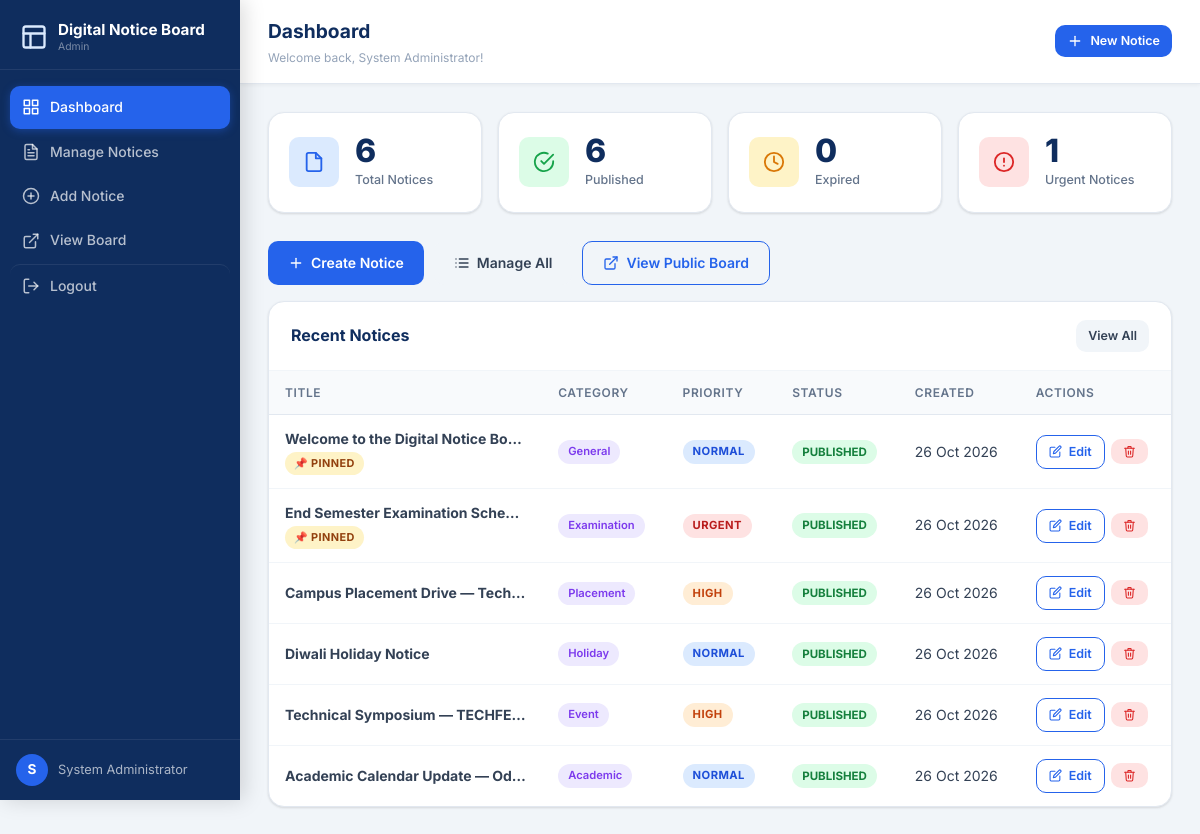
Page /admin/dashboard.php (signed in) on the committed database.
### tables this page shows
CREATE TABLE IF NOT EXISTS `notices` (
    `id`              INT          NOT NULL AUTO_INCREMENT,
    `title`           VARCHAR(300) NOT NULL,
    `description`     TEXT         NOT NULL,
    `category`        ENUM('general','examination','academic','holiday','placement','event')
                                   NOT NULL DEFAULT 'general',
    `priority`        ENUM('low','normal','high','urgent')
                                   NOT NULL DEFAULT 'normal',
    `attachment_path` VARCHAR(500) NULL     DEFAULT NULL,
    `is_pinned`       TINYINT(1)   NOT NULL DEFAULT 0,
    `status`          ENUM('draft','published','archived')
                                   NOT NULL DEFAULT 'draft',
    `published_at`    DATETIME     NULL     DEFAULT NULL,
    `expires_at`      DATETIME     NULL     DEFAULT NULL,
    `created_by`      INT          NOT NULL,
    `created_at`      TIMESTAMP    NOT NULL DEFAULT CURRENT_TIMESTAMP,
    `updated_at`      TIMESTAMP    NOT NULL DEFAULT CURRENT_TIMESTAMP ON UPDATE CURRENT_TIMESTAMP,
    PRIMARY KEY (`id`),
    KEY `idx_notices_status`   (`status`),
    KEY `idx_notices_category` (`category`),
    KEY `idx_notices_priority` (`priority`),
    KEY `idx_notices_published`(`published_at`),
    KEY `idx_notices_pinned`   (`is_pinned`),
    CONSTRAINT `fk_notices_admin`
        FOREIGN KEY (`created_by`) REFERENCES `admins` (`id`)
        ON DELETE RESTRICT ON UPDATE CASCADE
);

### includes/auth.php (called while the page is built, shortened)
<?php
function adminName(): string {
    return htmlspecialchars($_SESSION['admin_name'] ?? 'Admin', ENT_QUOTES, 'UTF-8');
}

### includes/functions.php (called while the page is built, shortened)
<?php
function e(string $str): string {
    return htmlspecialchars($str, ENT_QUOTES, 'UTF-8');
}
function priorityClass(string $priority): string {
    return match($priority) {
        'urgent' => 'badge-urgent',
        'high'   => 'badge-high',
        'normal' => 'badge-normal',
        'low'    => 'badge-low',
        default  => 'badge-normal',
    };
}
function categoryLabel(string $category): string {
    return match($category) {
        'general'     => 'General',
        'examination' => 'Examination',
        'academic'    => 'Academic',
        'holiday'     => 'Holiday',
        'placement'   => 'Placement',
        'event'       => 'Event',
        default       => ucfirst($category),
    };
}
function formatDateOnly(?string $date): string {
    return date('d M Y', strtotime($date));
}
function isExpired(?string $expires_at): bool {
    if (!$expires_at) return false;
    return strtotime($expires_at) < time();
}

### admin/dashboard.php (the view, shortened to what this page needs)
<?php
require_once __DIR__ . '/../includes/functions.php';
require_once __DIR__ . '/../includes/auth.php';
$pdo = getPDO();
$total     = (int) $pdo->query("SELECT COUNT(*) FROM notices")->fetchColumn();
$published = (int) $pdo->query("SELECT COUNT(*) FROM notices WHERE status='published'")->fetchColumn();
$expired   = (int) $pdo->query("SELECT COUNT(*) FROM notices WHERE expires_at IS NOT NULL AND expires_at < NOW()")->fetchColumn();
$urgent    = (int) $pdo->query("SELECT COUNT(*) FROM notices WHERE priority='urgent' AND status='published'")->fetchColumn();
$recent = $pdo->query("SELECT n.*, a.name AS author_name FROM notices n LEFT JOIN admins a ON n.created_by = a.id ORDER BY n.created_at DESC LIMIT 8")->fetchAll();
require_once __DIR__ . '/../includes/header.php';
?>
<div class="admin-topbar">
  <div>
    <h1>Dashboard</h1>
    <div class="breadcrumb">Welcome back, <?= adminName() ?>!</div>
  </div>
  <a href="/digital-notice-board/admin/add-notice.php" class="btn btn-primary btn-sm">
    <svg width="16" height="16" viewBox="0 0 24 24" fill="none" stroke="currentColor" stroke-width="2" stroke-linecap="round" stroke-linejoin="round"><line x1="12" y1="5" x2="12" y2="19"/><line x1="5" y1="12" x2="19" y2="12"/></svg>
    New Notice
  </a>
</div>
<div class="admin-main">
  <div class="stat-grid">
    <div class="stat-card">
      <div class="stat-icon blue">
        <svg width="22" height="22" viewBox="0 0 24 24" fill="none" stroke="currentColor" stroke-width="2" stroke-linecap="round" stroke-linejoin="round"><path d="M14 2H6a2 2 0 0 0-2 2v16a2 2 0 0 0 2 2h12a2 2 0 0 0 2-2V8z"/><polyline points="14 2 14 8 20 8"/></svg>
      </div>
      <div>
        <div class="stat-val"><?= $total ?></div>
        <div class="stat-label">Total Notices</div>
      </div>
    </div>
    <div class="stat-card">
      <div class="stat-icon green">
        <svg width="22" height="22" viewBox="0 0 24 24" fill="none" stroke="currentColor" stroke-width="2" stroke-linecap="round" stroke-linejoin="round"><path d="M22 11.08V12a10 10 0 1 1-5.93-9.14"/><polyline points="22 4 12 14.01 9 11.01"/></svg>
      </div>
      <div>
        <div class="stat-val"><?= $published ?></div>
        <div class="stat-label">Published</div>
      </div>
    </div>
    <div class="stat-card">
      <div class="stat-icon orange">
        <svg width="22" height="22" viewBox="0 0 24 24" fill="none" stroke="currentColor" stroke-width="2" stroke-linecap="round" stroke-linejoin="round"><circle cx="12" cy="12" r="10"/><polyline points="12 6 12 12 16 14"/></svg>
      </div>
      <div>
        <div class="stat-val"><?= $expired ?></div>
        <div class="stat-label">Expired</div>
      </div>
    </div>
    <div class="stat-card">
      <div class="stat-icon red">
        <svg width="22" height="22" viewBox="0 0 24 24" fill="none" stroke="currentColor" stroke-width="2" stroke-linecap="round" stroke-linejoin="round"><circle cx="12" cy="12" r="10"/><line x1="12" y1="8" x2="12" y2="12"/><line x1="12" y1="16" x2="12.01" y2="16"/></svg>
      </div>
      <div>
        <div class="stat-val"><?= $urgent ?></div>
        <div class="stat-label">Urgent Notices</div>
      </div>
    </div>
  </div>
  <div class="quick-actions mb-4">
    <a href="/digital-notice-board/admin/add-notice.php" class="btn btn-primary">
      <svg width="16" height="16" viewBox="0 0 24 24" fill="none" stroke="currentColor" stroke-width="2" stroke-linecap="round" stroke-linejoin="round"><line x1="12" y1="5" x2="12" y2="19"/><line x1="5" y1="12" x2="19" y2="12"/></svg>
      Create Notice
    </a>
    <a href="/digital-notice-board/admin/manage-notices.php" class="btn btn-secondary">
      Manage All
    </a>
    <a href="/digital-notice-board/" target="_blank" class="btn btn-outline">
      <svg width="16" height="16" viewBox="0 0 24 24" fill="none" stroke="currentColor" stroke-width="2" stroke-linecap="round" stroke-linejoin="round"><path d="M18 13v6a2 2 0 0 1-2 2H5a2 2 0 0 1-2-2V8a2 2 0 0 1 2-2h6"/><polyline points="15 3 21 3 21 9"/><line x1="10" y1="14" x2="21" y2="3"/></svg>
      View Public Board
    </a>
  </div>
  <div class="table-card">
    <div class="table-header">
      <h3>Recent Notices</h3>
      <a href="/digital-notice-board/admin/manage-notices.php" class="btn btn-secondary btn-sm">View All</a>
    </div>
    <?php if (empty($recent)): ?>
      <div class="empty-state" style="padding:40px">
        <svg viewBox="0 0 24 24" fill="none" stroke="currentColor" stroke-width="1.5"><path d="M14 2H6a2 2 0 0 0-2 2v16a2 2 0 0 0 2 2h12a2 2 0 0 0 2-2V8z"/><polyline points="14 2 14 8 20 8"/></svg>
        <h3>No notices yet</h3>
        <p>Create your first notice to get started.</p>
      </div>
    <?php else: ?>
    <table class="admin-table">
      <thead>
        <tr>
          <th>Title</th>
          <th>Category</th>
          <th>Priority</th>
          <th>Status</th>
          <th>Created</th>
          <th>Actions</th>
        </tr>
      </thead>
      <tbody>
        <?php foreach ($recent as $n): ?>
        <tr>
          <td style="max-width:260px">
            <strong style="display:block;white-space:nowrap;overflow:hidden;text-overflow:ellipsis"><?= e($n['title']) ?></strong>
            <?php if ($n['is_pinned']): ?><span class="card-pinned" style="font-size:.68rem">📌 Pinned</span><?php endif; ?>
          </td>
          <td><span class="badge-cat"><?= e(categoryLabel($n['category'])) ?></span></td>
          <td><span class="badge <?= priorityClass($n['priority']) ?>"><?= e(ucfirst($n['priority'])) ?></span></td>
          <td>
            <?php
            $expired = isExpired($n['expires_at']);
            if ($expired && $n['status'] === 'published') {
                echo '<span class="status-badge status-expired">Expired</span>';
            } else {
                $cls = 'status-' . $n['status'];
                echo '<span class="status-badge ' . $cls . '">' . ucfirst($n['status']) . '</span>';
            }
            ?>
          </td>
          <td class="text-muted text-small"><?= formatDateOnly($n['created_at']) ?></td>
          <td>
            <div class="td-actions">
              <a href="/digital-notice-board/admin/edit-notice.php?id=<?= (int)$n['id'] ?>" class="btn btn-sm btn-outline" title="Edit">
                <svg width="13" height="13" viewBox="0 0 24 24" fill="none" stroke="currentColor" stroke-width="2" stroke-linecap="round" stroke-linejoin="round"><path d="M11 4H4a2 2 0 0 0-2 2v14a2 2 0 0 0 2 2h14a2 2 0 0 0 2-2v-7"/><path d="M18.5 2.5a2.121 2.121 0 0 1 3 3L12 15l-4 1 1-4 9.5-9.5z"/></svg>
                Edit
              </a>
              <button class="btn btn-sm btn-danger" data-delete-id="<?= (int)$n['id'] ?>" data-delete-title="<?= e($n['title']) ?>" title="Delete">
              </button>
            </div>
          </td>
        </tr>
        <?php endforeach; ?>
      </tbody>
    </table>
    <?php endif; ?>
  </div>
</div>
<?php require_once __DIR__ . '/../includes/footer.php'; ?>

### rows in the picture
notices: title "Welcome to the Digital Notice Bo…", is_pinned "📌 PINNED", category "General", priority "NORMAL", status "PUBLISHED", created_at "26 Oct 2026"
notices: title "End Semester Examination Sche…", is_pinned "📌 PINNED", category "Examination", priority "URGENT", status "PUBLISHED", created_at "26 Oct 2026"
notices: title "Campus Placement Drive — Tech…", category "Placement", priority "HIGH", status "PUBLISHED", created_at "26 Oct 2026"
notices: title "Diwali Holiday Notice", category "Holiday", priority "NORMAL", status "PUBLISHED", created_at "26 Oct 2026"
notices: title "Technical Symposium — TECHFE…", category "Event", priority "HIGH", status "PUBLISHED", created_at "26 Oct 2026"
notices: title "Academic Calendar Update — Od…", category "Academic", priority "NORMAL", status "PUBLISHED", created_at "26 Oct 2026"

### other values in the picture
APP_NAME "Digital Notice Board"
substr($_SESSION['admin_name'] ?? 'A', 0, 1) "S"
adminName() "System Administrator"
$total "6"
$published "6"
$expired "0"
$urgent "1"
